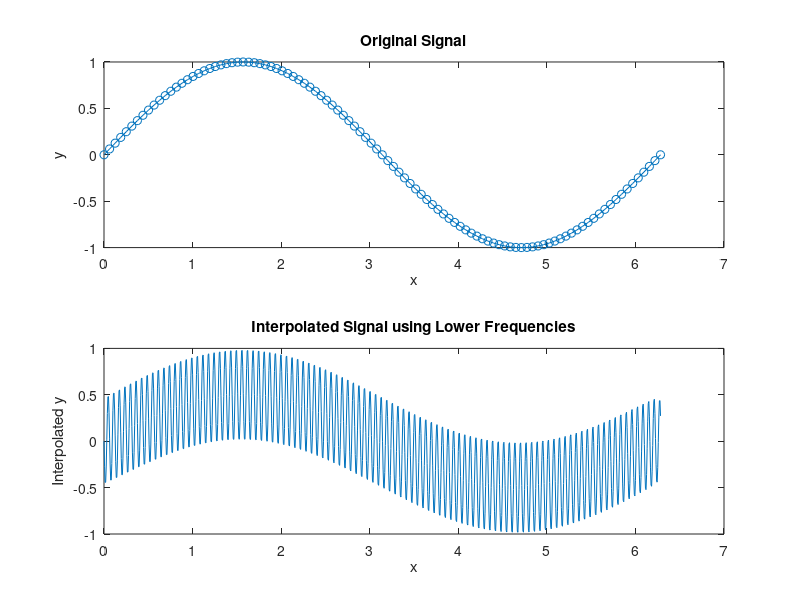

This figure's MATLAB source:

% Parameters
n = 101; % number of points (odd for this example)
x = linspace(0, 2*pi, n); % from 0 to 2*pi (one period)

% Original signal: real-valued sine wave
y = sin(x);

% Compute DFT
Y = fft(y);

% Define m depending on n being even or odd
if mod(n, 2) == 0
    m = n / 2;
else
    m = (n - 1) / 2;
end

% Extract the Fourier coefficients for lower frequencies
c = zeros(1, n);
for k = -m:m
    if k < 0
        c(mod(k + n, n) + 1) = Y(mod(n + k, n) + 1);
    else
        c(k + 1) = Y(k + 1);
    end
end

% Interpolation using the inverse FFT of lower frequency components
N_interp = 1000; % number of points after interpolation
Y_interp = ifft([c, zeros(1, N_interp - n)]) * N_interp / n;

% Define interpolation x-axis
x_interp = linspace(0, 2*pi, N_interp);

% Plot
figure;
subplot(2, 1, 1);
plot(x, y, 'o-');
title('Original Signal');
xlabel('x');
ylabel('y');

subplot(2, 1, 2);
plot(x_interp, real(Y_interp));
title('Interpolated Signal using Lower Frequencies');
xlabel('x');
ylabel('Interpolated y');

% Display the figure
shg;

